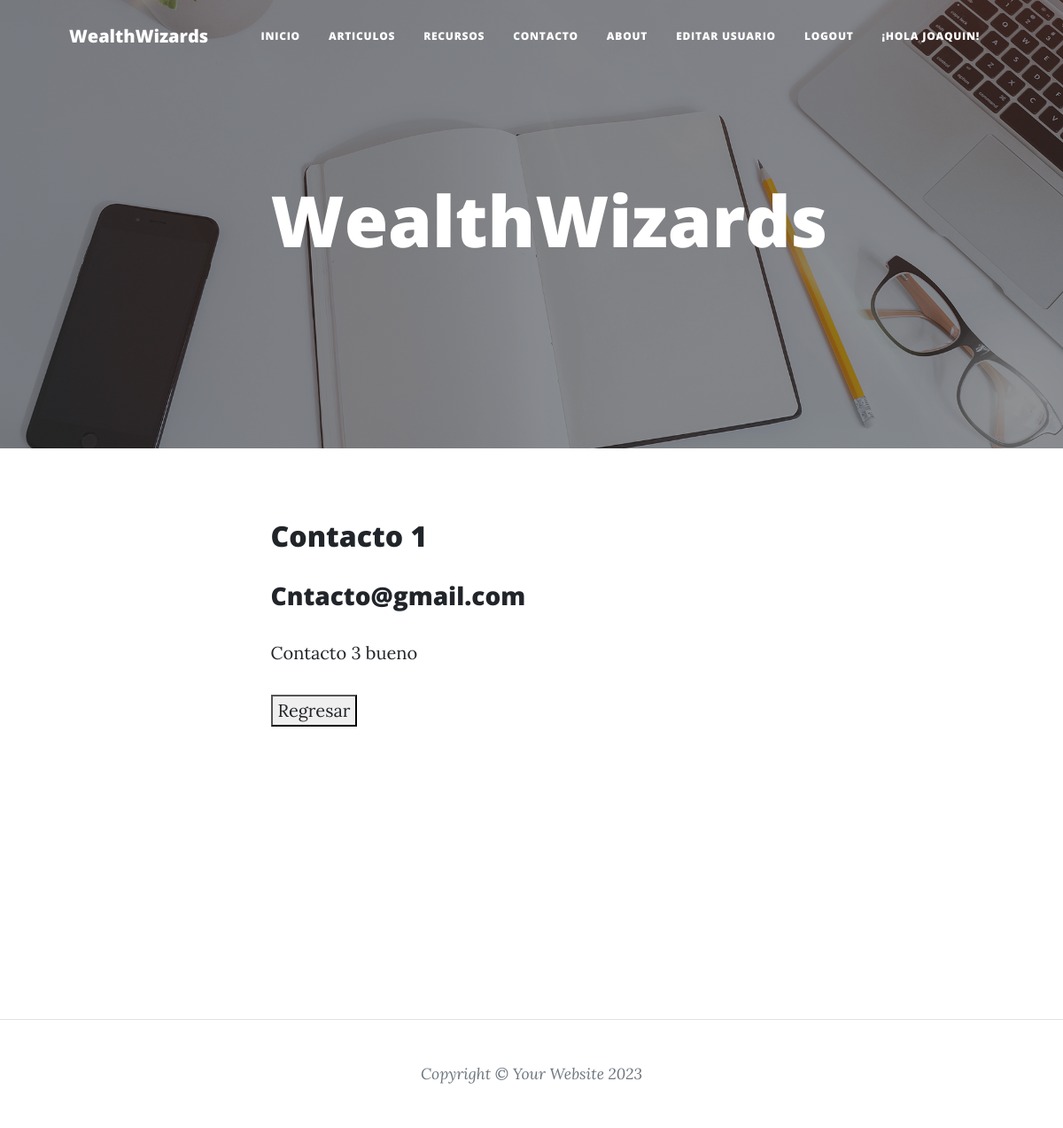
Screenshot of /AppBlog/contacto/1 (signed in) with the database file from the repository.
### AppBlog/models.py (models this page shows, shortened)
class Contacto(models.Model):
    nombre = models.CharField(max_length=100)
    email = models.EmailField(max_length=100)
    mensaje = models.TextField()

### AppBlog/views.py (the view)
# urls.py: path('contacto/<int:pk>', DetalleContacto.as_view(), name="ContactoDetalle"),
class DetalleContacto(LoginRequiredMixin, DetailView):
    model = Contacto

### AppBlog/templates/AppBlog/contacto_detail.html (shortened to what this page needs)
{% extends "AppBlog/padre.html" %}
{% load static %}
{% block titulo %}
WealthWizards
{% endblock %}
{% block main %}
    <h2 class="post-title"><p>{{contacto.nombre}}</p></h2>
    <h3 class="post-subtitle"><p>{{contacto.email}}</p></h3>
    <p>{{contacto.mensaje}}</p>
        <button>
            <a href="{% url 'ContactoLeer' %}"> Regresar </a>
        </button>
<br>
<br>
<br>
<br>
<br>
{% endblock %}

### AppBlog/templates/AppBlog/padre.html (shortened to what this page needs)
<!DOCTYPE html>
<html lang="en">
    <head>
        {% load static %}
        <link href="{% static 'AppBlog/css/styles.css' %}" rel="stylesheet" />
    </head>
    <body>
        <nav class="navbar navbar-expand-lg navbar-light" id="mainNav">
            <div class="container px-4 px-lg-5">
                <a class="navbar-brand" href="{% url 'Inicio' %}">WealthWizards</a>
                <div class="collapse navbar-collapse" id="navbarResponsive">
                    <ul class="navbar-nav ms-auto py-4 py-lg-0">
                        <li class="nav-item"><a class="nav-link px-lg-3 py-3 py-lg-4" href="{% url 'Inicio' %}">Inicio</a></li>
                        <li class="nav-item"><a class="nav-link px-lg-3 py-3 py-lg-4" href="{% url 'PostLeer' %}">Articulos</a></li>
                        <li class="nav-item"><a class="nav-link px-lg-3 py-3 py-lg-4" href="{% url 'RecursoLeer' %}">Recursos</a></li>
                        <li class="nav-item"><a class="nav-link px-lg-3 py-3 py-lg-4" href="{% url 'ContactoCrear' %}">Contacto</a></li>
                        <li class="nav-item"><a class="nav-link px-lg-3 py-3 py-lg-4" href="{% url 'About' %}">About</a></li>
                            {% if request.user.is_authenticated %}
                            <li class="nav-item"><a class="nav-link px-lg-3 py-3 py-lg-4" href="{% url 'EditarUsuario' %}">Editar Usuario</a></li>
                            <li class="nav-item"><a class="nav-link px-lg-3 py-3 py-lg-4" href="{% url 'Logout' %}">Logout</a></li>
                            <li class="nav-item"><a class="nav-link px-lg-3 py-3 py-lg-4" >¡Hola {{user.first_name}}!</a></li>
                            {% else %}
                            <li class="nav-item"><a class="nav-link px-lg-3 py-3 py-lg-4" href="{% url 'Registro' %}">Registrarse</a></li>
                            <li class="nav-item"><a class="nav-link px-lg-3 py-3 py-lg-4" href="{% url 'Login' %}">Login</a></li>
                            {% endif %}
                    </ul>
                </div>
            </div>
        </nav>
        <header class="masthead" style="background-image: url({% static 'AppBlog/assets/img/home-bg.jpg' %})">
            <div class="container position-relative px-4 px-lg-5">
                <div class="row gx-4 gx-lg-5 justify-content-center">
                    <div class="col-md-10 col-lg-8 col-xl-7">
                        <div class="site-heading">
                            <h1>
                            {% block titulo %}
                            {% endblock %}
                            </h1>
                        </div>
                    </div>
                </div>
            </div>
        </header>
        <div class="container px-4 px-lg-5">
            <div class="row gx-4 gx-lg-5 justify-content-center">
                <div class="col-md-10 col-lg-8 col-xl-7">
                    {% block main %}
                    {% endblock %}
                    <br>
                    <br>
                    <br>
                    <br>
                    <br>
                    <br>
                    <br>
                </div>
            </div>
        </div>
        <footer class="border-top">
            <div class="container px-4 px-lg-5">
                <div class="row gx-4 gx-lg-5 justify-content-center">
                    <div class="col-md-10 col-lg-8 col-xl-7">
                        <div class="small text-center text-muted fst-italic">Copyright &copy; Your Website 2023</div>
                    </div>
                </div>
            </div>
        </footer>
    </body>
</html>

### rows the page displays
Contacto: nombre "Contacto 1", email "Cntacto@gmail.com", mensaje "Contacto 3 bueno"

### other values shown
{{ user.first_name }} "JOAQUIN"
